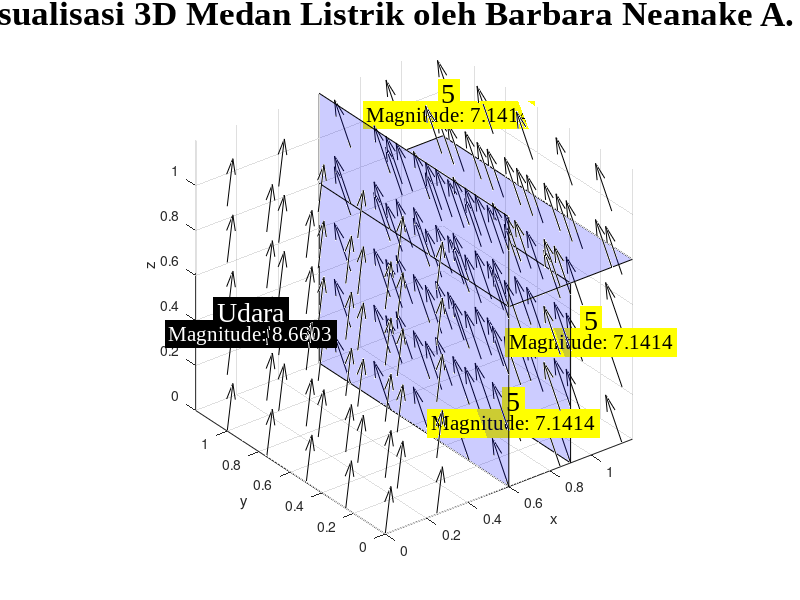

This figure's MATLAB source: (Note: this script raises an error after producing the figure.)
%Code Program Octave - Project Pra UTS ME
%Barbara Neanake Ajiesti (22/494495/TK/54328)

% Welcome Message
output = sprintf('Halo!^^\nSelamat datang di Program Octave Simulasi Medan Elektromagnetik pada Tubuh Manusia oleh Barbara Neanake.\nPastikan kamu sudah memiliki persamaan Medan Elekromagnetik.\n');
disp(output);
Ex_0 = input('Silakan masukkan elemen medan listrik pada koordinat x: ');
Ey_0 = input('Silakan masukkan elemen medan listrik pada koordinat y: ');
Ez_0 = input('Silakan masukkan elemen medan listrik pada koordinat z: ');

%Meminta User memasukkan input
bagian1= input('Silakan masukkan nama bagian tubuh pertama: ', 's');
bagian1_pr = input('Berapa angka permitivitas relatif bagian tubuh pertama itu?: ');
bagian2 = input('Silakan masukkan nama bagian kedua: ', 's');
bagian2_pr = input('Berapa angka permitivitas relatif bagian tubuh kedua itu?: ');
bagian3 = input('Silakan masukkan nama bagian ketiga: ', 's');
bagian3_pr = input('Berapa angka permitivitas relatif bagian tubuh ketiga itu?: ');

%Mulai menghitung magnitud medan listrik
magnitude_0 = sqrt(Ex_0^2 + Ey_0^2 + Ez_0^2);

%Lalu menghitung komponen medan listrik di setiap bagian tubuh
Ex_organ1= Ex_0 / bagian1_pr
Ey_organ1= Ey_0
Ez_organ1= Ez_0
magnitude_organ1 = sqrt(Ex_organ1^2 + Ey_organ1^2 + Ez_organ1^2);

Ex_organ2 = Ex_0 / bagian2_pr
Ey_organ2 = Ey_0
Ez_organ2 = Ez_0
magnitude_organ2 = sqrt(Ex_organ2^2 + Ey_organ2^2 + Ez_organ2^2);

Ex_organ3 = Ex_0 / bagian3_pr;
Ey_organ3 = Ey_0;
Ez_organ3 = Ez_0;
magnitude_organ3 = sqrt(Ex_organ3^2 + Ey_organ3^2 + Ez_organ3^2);

% Create meshgrid
[x_0, y_0, z_0] = meshgrid(0:0.25:0.4, 0:0.25:1.2, 0:0.25:1.2);
[x_bagian1, y_bagian1, z_bagian1] = meshgrid(0.6:0.25:1.2, 0:0.25:1.2, 0.8:0.25:1.2);
[x_bagian2, y_bagian2, z_bagian2] = meshgrid(0.6:0.25:0.9, 0:0.25:1.2, 0:0.25:0.8);
[x_bagian3, y_bagian3, z_bagian3] = meshgrid(0.9:0.25:1.2, 0:0.25:1.2, 0:0.25:0.8);

% Membuat grid untuk vektor medan listrik
Ex_0_grid = Ex_0 * ones(size(x_0));
Ey_0_grid = Ey_0 * ones(size(y_0));
Ez_0_grid = Ez_0 * ones(size(z_0));

Ex_organ1_grid = Ex_organ1 * ones(size(x_bagian1));
Ey_organ1_grid = Ey_organ1 * ones(size(y_bagian1));
Ez_organ1_grid = Ez_organ1 * ones(size(z_bagian1));

Ex_organ2_grid = Ex_organ2 * ones(size(x_bagian2));
Ey_organ2_grid = Ey_organ2 * ones(size(y_bagian2));
Ez_organ2_grid = Ez_organ2 * ones(size(z_bagian2));

Ex_organ3_grid = Ex_organ3 * ones(size(x_bagian3));
Ey_organ3_grid = Ey_organ3 * ones(size(y_bagian3));
Ez_organ3_grid = Ez_organ3 * ones(size(z_bagian3));

magnitude = [magnitude_organ1, magnitude_organ2, magnitude_organ3];
min_val = min(magnitude);
max_val = max(magnitude);
magnitude = (magnitude - min_val) / (max_val - min_val);

num_colors = 100;

colormap_custom = zeros(num_colors, 3);

colormap_custom(:, 3) = linspace(0, 1, num_colors);
colormap_custom(:, 2) = 0;
colormap_custom(:, 1) = linspace(1, 0, num_colors);

% Menampilkan visualisasi 3D
figure;
quiver3(x_0, y_0, z_0, Ex_0_grid, Ey_0_grid, Ez_0_grid, 'Color', 'Black');
hold on;
quiver3(x_bagian1, y_bagian1, z_bagian1, Ex_organ1_grid, Ey_organ1_grid, Ez_organ1_grid, 'Color', [1-magnitude(1), 0, magnitude(1)]);
hold on;
quiver3(x_bagian2, y_bagian2, z_bagian2, Ex_organ2_grid, Ey_organ2_grid, Ez_organ2_grid, 'Color', [1-magnitude(2), 0, magnitude(2)]);
hold on;
quiver3(x_bagian3, y_bagian3, z_bagian3, Ex_organ3_grid, Ey_organ3_grid, Ez_organ3_grid, 'Color', [1-magnitude(3), 0, magnitude(3)]);

% Melengkapi sumbu dan grafik dengan label
xlabel('x');
ylabel('y');
zlabel('z');
title('Program Visualisasi 3D Medan Listrik oleh Barbara Neanake A. - Kelas ME B', 'FontSize', 25, 'FontName', 'Times New Roman');
axis equal;
grid on;
hold on;

% Menambahkan teks untuk informasi nama bagian dan juga magnitude
mag1String = ['Magnitude: ', num2str(magnitude_organ1)]
mag2String = ['Magnitude: ', num2str(magnitude_organ2)]
mag3String = ['Magnitude: ', num2str(magnitude_organ3)]
mag0String = ['Magnitude: ', num2str(magnitude_0)]
text(1, 0.9, 1.2, bagian1, 'FontSize', 20, 'Color', 'black', 'HorizontalAlignment', 'center', 'BackgroundColor', 'yellow', 'FontName', 'Times New Roman');
text(1, 0.9, 1.1, mag1String, 'FontSize', 15, 'Color', 'black', 'HorizontalAlignment', 'center', 'BackgroundColor', 'yellow', 'FontName', 'Times New Roman');
text(0.70, 0.1, 0.3, bagian2, 'FontSize', 20, 'Color', 'black', 'HorizontalAlignment', 'center', 'BackgroundColor', 'yellow', 'FontName', 'Times New Roman');
text(0.70, 0.1, 0.2, mag2String, 'FontSize', 15, 'Color', 'black', 'HorizontalAlignment', 'center', 'BackgroundColor', 'yellow', 'FontName', 'Times New Roman');
text(1, 0, 0.6, bagian3, 'FontSize', 20, 'Color', 'black', 'HorizontalAlignment', 'center', 'BackgroundColor', 'yellow', 'FontName', 'Times New Roman');
text(1, 0, 0.5, mag3String, 'FontSize', 15, 'Color', 'black', 'HorizontalAlignment', 'center', 'BackgroundColor', 'yellow', 'FontName', 'Times New Roman');
text(0, 0.85, 0.6, 'Udara', 'FontSize', 20, 'Color', 'white', 'HorizontalAlignment', 'center', 'BackgroundColor', 'black', 'FontName', 'Times New Roman');
text(0, 0.85, 0.5, mag0String, 'FontSize', 15, 'Color', 'white', 'HorizontalAlignment', 'center', 'BackgroundColor', 'black', 'FontName', 'Times New Roman');

% Membuat bidang (wall) sesuai dengan kasus awal
x_wall1 = [0.6, 0.6, 0.6, 0.6];
y_wall1 = [0, 1.2, 1.2, 0];
z_wall1 = [0, 0, 1.2, 1.2];
patch(x_wall1, y_wall1, z_wall1, 'b', 'FaceAlpha', 0.2);

x_wall2 = [0.6, 1.2, 1.2, 0.6];
y_wall2 = [0, 0, 1.2, 1.2];
z_wall2 = [0.8, 0.8, 0.8, 0.8];
patch(x_wall2, y_wall2, z_wall2, 'b', 'FaceAlpha', 0.2);

x_wall3 = [0.9, 0.9, 0.9, 0.9];
y_wall3 = [0, 1.2, 1.2, 0];
z_wall3 = [0, 0, 0.8, 0.8];
patch(x_wall3, y_wall3, z_wall3, 'b', 'FaceAlpha', 0.2);

% Menetapkan colormap dan colorbar
colormap(colormap_custom);
caxis([min_val, max_val]);
cb = colorbar();
yl = ylabel(cb,'Electric Field in Organs Magnitude','FontSize',1.26, 'FontName', 'Times New Roman');
